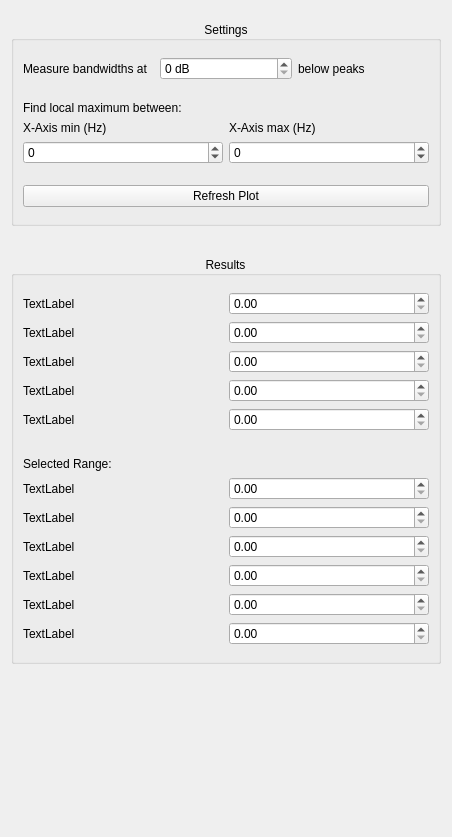
              <widget class="QWidget" name="scrollAreaWidgetContents_2">
               <property name="geometry">
                <rect>
                 <x>0</x>
                 <y>-140</y>
                 <width>452</width>
                 <height>837</height>
                </rect>
               </property>
               <layout class="QVBoxLayout" name="verticalLayout_5">
                <item>
                 <layout class="QVBoxLayout" name="verticalLayout_4">
                  <property name="spacing">
                   <number>30</number>
                  </property>
                  <property name="topMargin">
                   <number>10</number>
                  </property>
                  <property name="bottomMargin">
                   <number>22</number>
                  </property>
                  <item>
                   <widget class="QGroupBox" name="group_settings">
                    <property name="title">
                     <string>Settings</string>
                    </property>
                    <property name="alignment">
                     <set>Qt::AlignCenter</set>
                    </property>
                    <layout class="QGridLayout" name="gridLayout_8">
                     <property name="topMargin">
                      <number>16</number>
                     </property>
                     <property name="bottomMargin">
                      <number>16</number>
                     </property>
                     <item row="0" column="0">
                      <layout class="QVBoxLayout" name="verticalLayout_2">
                       <item>
                        <layout class="QHBoxLayout" name="horizontalLayout_2">
                         <item>
                          <widget class="QLabel" name="label">
                           <property name="text">
                            <string>Measure bandwidths at</string>
                           </property>
                          </widget>
                         </item>
                         <item>
                          <widget class="QDoubleSpinBox" name="doubleSpinBox">
                           <property name="suffix">
                            <string> dB</string>
                           </property>
                           <property name="decimals">
                            <number>0</number>
                           </property>
                          </widget>
                         </item>
                         <item>
                          <widget class="QLabel" name="label_2">
                           <property name="text">
                            <string>below peaks</string>
                           </property>
                          </widget>
                         </item>
                        </layout>
                       </item>
                       <item>
                        <spacer name="verticalSpacer_2">
                         <property name="orientation">
                          <enum>Qt::Vertical</enum>
                         </property>
                         <property name="sizeType">
                          <enum>QSizePolicy::Fixed</enum>
                         </property>
                         <property name="sizeHint" stdset="0">
                          <size>
                           <width>20</width>
                           <height>15</height>
                          </size>
                         </property>
                        </spacer>
                       </item>
                       <item>
                        <widget class="QLabel" name="label_3">
                         <property name="text">
                          <string>Find local maximum between:</string>
                         </property>
                        </widget>
                       </item>
                       <item>
                        <layout class="QGridLayout" name="gridLayout_10">
                         <item row="1" column="0">
                          <widget class="QDoubleSpinBox" name="doubleSpinBox_2">
                           <property name="decimals">
                            <number>0</number>
                           </property>
                           <property name="minimum">
                            <double>-10000.000000000000000</double>
                           </property>
                           <property name="maximum">
                            <double>10000.000000000000000</double>
                           </property>
                          </widget>
                         </item>
                         <item row="1" column="1">
                          <widget class="QDoubleSpinBox" name="doubleSpinBox_3">
                           <property name="decimals">
                            <number>0</number>
                           </property>
                           <property name="minimum">
                            <double>-10000.000000000000000</double>
                           </property>
                           <property name="maximum">
                            <double>10000.000000000000000</double>
                           </property>
                          </widget>
                         </item>
                         <item row="0" column="0">
                          <widget class="QLabel" name="label_4">
                           <property name="text">
                            <string>X-Axis min (Hz)</string>
                           </property>
                          </widget>
                         </item>
                         <item row="0" column="1">
                          <widget class="QLabel" name="label_5">
                           <property name="text">
                            <string>X-Axis max (Hz)</string>
                           </property>
                          </widget>
                         </item>
                        </layout>
                       </item>
                       <item>
                        <spacer name="verticalSpacer_3">
                         <property name="orientation">
                          <enum>Qt::Vertical</enum>
                         </property>
                         <property name="sizeHint" stdset="0">
                          <size>
                           <width>20</width>
                           <height>15</height>
                          </size>
                         </property>
                        </spacer>
                       </item>
                       <item>
                        <widget class="QPushButton" name="pushButton">
                         <property name="text">
                          <string>Refresh Plot</string>
                         </property>
                        </widget>
                       </item>
                      </layout>
                     </item>
                    </layout>
                   </widget>
                  </item>
                  <item>
                   <widget class="QGroupBox" name="group_results">
                    <property name="title">
                     <string>Results</string>
                    </property>
                    <property name="alignment">
                     <set>Qt::AlignCenter</set>
                    </property>
                    <layout class="QGridLayout" name="gridLayout_12">
                     <property name="topMargin">
                      <number>16</number>
                     </property>
                     <property name="bottomMargin">
                      <number>16</number>
                     </property>
                     <item row="0" column="0">
                      <layout class="QGridLayout" name="gridLayout_11">
                       <item row="4" column="0">
                        <widget class="QLabel" name="label_10">
                         <property name="text">
                          <string>TextLabel</string>
                         </property>
                        </widget>
                       </item>
                       <item row="2" column="1">
                        <widget class="QDoubleSpinBox" name="doubleSpinBox_6"/>
                       </item>
                       <item row="0" column="1">
                        <widget class="QDoubleSpinBox" name="doubleSpinBox_4"/>
                       </item>
                       <item row="7" column="1">
                        <widget class="QDoubleSpinBox" name="doubleSpinBox_9"/>
                       </item>
                       <item row="3" column="1">
                        <widget class="QDoubleSpinBox" name="doubleSpinBox_7"/>
                       </item>
                       <item row="7" column="0">
                        <widget class="QLabel" name="label_12">
                         <property name="text">
                          <string>TextLabel</string>
                         </property>
                        </widget>
                       </item>
                       <item row="4" column="1">
                        <widget class="QDoubleSpinBox" name="doubleSpinBox_8"/>
                       </item>
                       <item row="0" column="0">
                        <widget class="QLabel" name="label_6">
                         <property name="text">
                          <string>TextLabel</string>
                         </property>
                        </widget>
                       </item>
                       <item row="9" column="0">
                        <widget class="QLabel" name="label_14">
                         <property name="text">
                          <string>TextLabel</string>
                         </property>
                        </widget>
                       </item>
                       <item row="10" column="0">
                        <widget class="QLabel" name="label_15">
                         <property name="text">
                          <string>TextLabel</string>
                         </property>
                        </widget>
                       </item>
                       <item row="12" column="1">
                        <widget class="QDoubleSpinBox" name="doubleSpinBox_14"/>
                       </item>
                       <item row="2" column="0">
                        <widget class="QLabel" name="label_8">
                         <property name="text">
                          <string>TextLabel</string>
                         </property>
                        </widget>
                       </item>
                       <item row="11" column="1">
                        <widget class="QDoubleSpinBox" name="doubleSpinBox_13"/>
                       </item>
                       <item row="1" column="0">
                        <widget class="QLabel" name="label_7">
                         <property name="text">
                          <string>TextLabel</string>
                         </property>
                        </widget>
                       </item>
                       <item row="8" column="0">
                        <widget class="QLabel" name="label_13">
                         <property name="text">
                          <string>TextLabel</string>
                         </property>
                        </widget>
                       </item>
                       <item row="11" column="0">
                        <widget class="QLabel" name="label_16">
                         <property name="text">
                          <string>TextLabel</string>
                         </property>
                        </widget>
                       </item>
                       <item row="12" column="0">
                        <widget class="QLabel" name="label_17">
                         <property name="text">
                          <string>TextLabel</string>
                         </property>
                        </widget>
                       </item>
                       <item row="3" column="0">
                        <widget class="QLabel" name="label_9">
                         <property name="text">
                          <string>TextLabel</string>
                         </property>
                        </widget>
                       </item>
                       <item row="6" column="0">
                        <widget class="QLabel" name="label_11">
                         <property name="text">
                          <string>Selected Range:</string>
                         </property>
                        </widget>
                       </item>
                       <item row="1" column="1">
                        <widget class="QDoubleSpinBox" name="doubleSpinBox_5"/>
                       </item>
                       <item row="9" column="1">
                        <widget class="QDoubleSpinBox" name="doubleSpinBox_11"/>
                       </item>
                       <item row="10" column="1">
                        <widget class="QDoubleSpinBox" name="doubleSpinBox_12"/>
                       </item>
                       <item row="8" column="1">
                        <widget class="QDoubleSpinBox" name="doubleSpinBox_10"/>
                       </item>
                       <item row="5" column="0">
                        <spacer name="verticalSpacer">
                         <property name="orientation">
                          <enum>Qt::Vertical</enum>
                         </property>
                         <property name="sizeType">
                          <enum>QSizePolicy::Fixed</enum>
                         </property>
                         <property name="sizeHint" stdset="0">
                          <size>
                           <width>20</width>
                           <height>20</height>
                          </size>
                         </property>
                        </spacer>
                       </item>
                      </layout>
                     </item>
                    </layout>
                   </widget>
                  </item>
                  <item>
                   <spacer name="verticalSpacer_5">
                    <property name="orientation">
                     <enum>Qt::Vertical</enum>
                    </property>
                    <property name="sizeHint" stdset="0">
                     <size>
                      <width>20</width>
                      <height>10</height>
                     </size>
                    </property>
                   </spacer>
                  </item>
                 </layout>
                </item>
               </layout>
              </widget>
